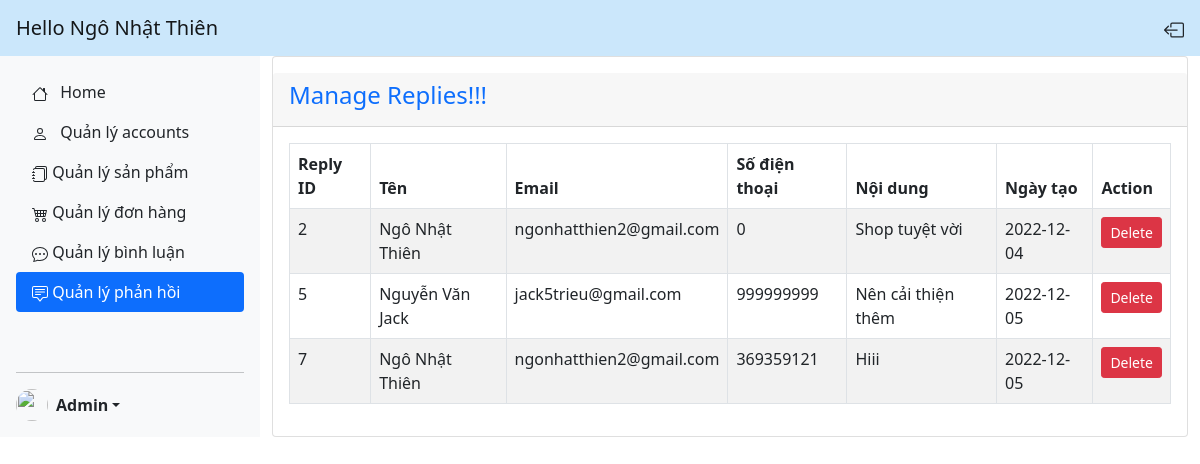
Page /admin/reply.php (signed in) on the committed database.
### tables this page shows
CREATE TABLE `replies` (
  `id` int(11) NOT NULL,
  `name` varchar(255) NOT NULL,
  `email` varchar(255) NOT NULL,
  `phone` int(20) DEFAULT NULL,
  `reply` text NOT NULL,
  `created_at` date NOT NULL DEFAULT current_timestamp()
);

### HTML/admin/reply.php (the view, shortened to what this page needs)
<!DOCTYPE html>
<html lang="en">
<head>
    <link href="https://cdn.jsdelivr.net/npm/bootstrap@5.0.2/dist/css/bootstrap.min.css" rel="stylesheet">
</head>
<body>
    <?php if (!isset($_SESSION['is_admin']) || !$_SESSION['is_admin']) { ?>
        <div class="alert alert-danger text-center" role="alert">
            You don't have permission
        </div>
        <a href="../index.php" class="btn btn-primary">Return to homepage</a>
    <?php } else { ?>
        <nav class="navbar navbar-light" style="background-color: #cbe7fb;">
            <span class="navbar-brand mb-0 h1 ms-3">Hello <?php echo $_SESSION['name']; ?> </span>
            <a href="logout.php" class="nav-link link-dark">
            </a>
        </nav>
        <div class="d-flex">
            <div class="d-flex flex-column flex-shrink-0 p-3 bg-light" style="width: 260px; background-color: #e3f2fd;">
                <ul class="nav nav-pills flex-column mb-auto">
                    <li class="nav-item">
                        <a href="index.php" class="nav-link link-dark">
                            Home
                        </a>
                    </li>
                    <li>
                        <a href="account.php" class="nav-link link-dark">
                            Quản lý accounts
                        </a>
                    </li>
                    <li>
                        <a href="product.php" class="nav-link link-dark">
                            Quản lý sản phẩm
                        </a>
                    </li>
                    <li>
                        <a href="order.php" class="nav-link link-dark">
                            Quản lý đơn hàng
                        </a>
                    </li>
                    <li>
                        <a href="comment.php" class="nav-link link-dark">
                            Quản lý bình luận
                        </a>
                    </li>
                    <li>
                        <a href="reply.php" class="nav-link active" aria-current="page">
                            Quản lý phản hồi
                        </a>
                    </li>
                </ul>
                <hr>
                <div class="dropdown">
                    <a href="#" class="d-flex align-items-center link-dark text-decoration-none dropdown-toggle" id="dropdownUser2" data-bs-toggle="dropdown" aria-expanded="false">
                        <img src="http://cdn.onlinewebfonts.com/svg/img_325798.png" alt="" width="32" height="32" class="rounded-circle me-2">
                        <strong>Admin</strong>
                    </a>
                </div>
            </div>
            <div class="container">
                <div class="row">
                    <div class="col-md-12">
                        <div class="card">
                            <div class="card-header mt-3">
                                <div class="h4 text-primary">
                                    Manage Replies!!!
                                </div>
                            </div>
                            <div class="card-body">
                                <table class="table table-bordered table-striped" id="myTable">
                                    <thead>
                                        <tr>
                                            <th>Reply ID</th>
                                            <th>Tên</th>
                                            <th>Email</th>
                                            <th>Số điện thoại</th>
                                            <th>Nội dung</th>
                                            <th>Ngày tạo</th>
                                            <th>Action</th>
                                        </tr>
                                    </thead>
                                    <tbody>
                                        <?php
                                        require 'dbcon.php';
                                        $sql = "SELECT * FROM replies";
                                        $result = mysqli_query($conn, $sql);
                                        if (mysqli_num_rows($result) > 0) {
                                            foreach ($result as $reply) {
                                        ?>
                                                <tr>
                                                    <td><?= $reply['id'] ?></td>
                                                    <td><?= $reply['name'] ?></td>
                                                    <td><?= $reply['email'] ?></td>
                                                    <td><?= $reply['phone'] ?></td>
                                                    <td><?= $reply['reply'] ?></td>
                                                    <td><?= $reply['created_at'] ?></td>
                                                    <td>
                                                        <button type="button" value="<?= $reply['id']; ?>" class="deleteReplyBtn btn btn-danger btn-sm">Delete</button>
                                                    </td>
                                                </tr>
                                        <?php
                                            }
                                        }
                                        ?>
                                    </tbody>
                                </table>
                            </div>
                        </div>
                    </div>
                </div>
            </div>
        </div>
    <?php } ?>
</body>
</html>

### rows in the picture
replies: id "2", name "Ngô Nhật Thiên", email "ngonhatthien2@gmail.com", phone "0", reply "Shop tuyệt vời", created_at "2022-12-04"
replies: id "5", name "Nguyễn Văn Jack", email "jack5trieu@gmail.com", phone "999999999", reply "Nên cải thiện thêm", created_at "2022-12-05"
replies: id "7", name "Ngô Nhật Thiên", email "ngonhatthien2@gmail.com", phone "369359121", reply "Hiii", created_at "2022-12-05"

### other values in the picture
$_SESSION['name'] "Ngô Nhật Thiên"
